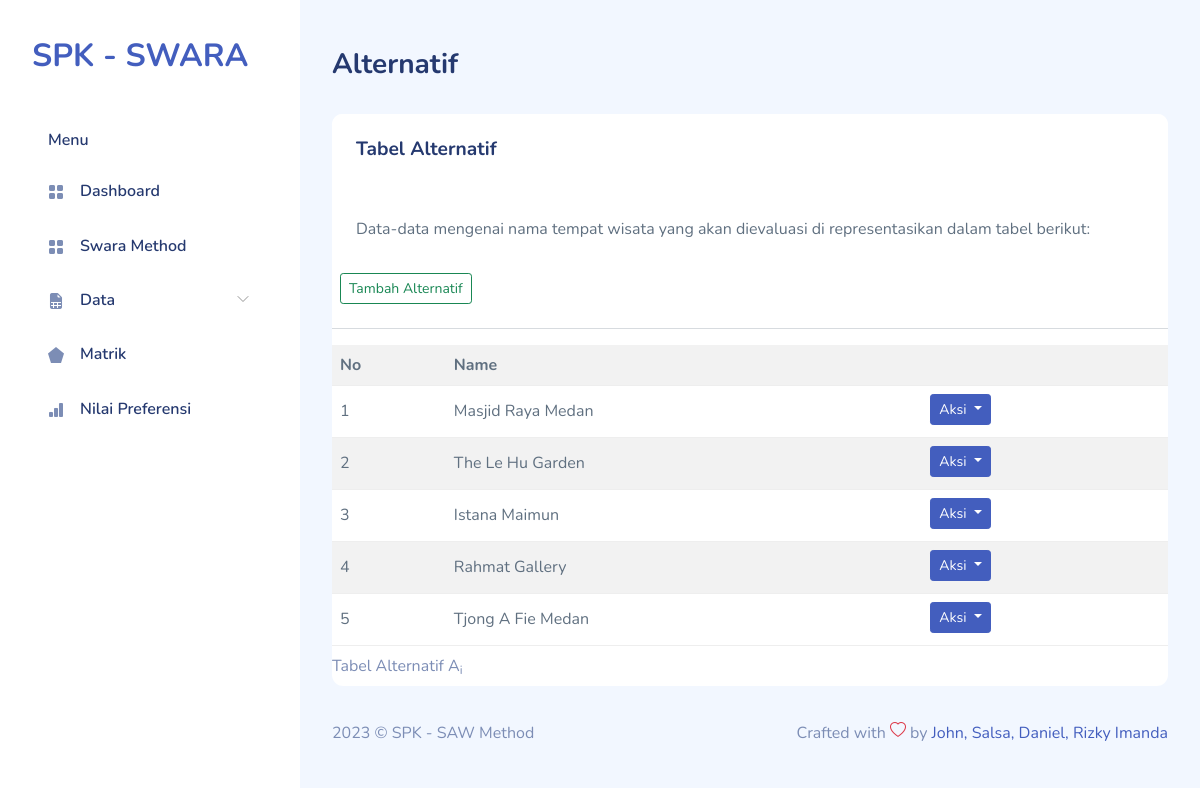
The page /alternatif.php on the database its author committed.
### tables this page shows
CREATE TABLE `saw_alternatives` (
  `id_alternative` smallint(5) UNSIGNED NOT NULL,
  `name` varchar(30) NOT NULL
);

### alternatif.php (the view, shortened to what this page needs)
<!DOCTYPE html>
<html lang="en">
<?php
require "layout/head.php";
require "include/conn.php";
?>
<body>
    <div id="app">
        <?php require "layout/sidebar.php";?>
        <div id="main">
            <div class="page-heading">
                <h3>Alternatif</h3>
            </div>
            <div class="page-content">
                <section class="row">
                    <div class="col-12">
                        <div class="card">
                            <div class="card-header">
                                <h4 class="card-title">Tabel Alternatif</h4>
                            </div>
                            <div class="card-content">
                                <div class="card-body">
                                    <p class="card-text">
                                        Data-data mengenai nama tempat wisata yang akan dievaluasi di representasikan
                                        dalam
                                        tabel berikut:
                                    </p>
                                </div>
                                <button type="button" class="btn btn-outline-success btn-sm m-2" data-bs-toggle="modal"
                                    data-bs-target="#inlineForm">
                                    Tambah Alternatif
                                </button>
                                <hr>
                                <div class="table-responsive">
                                    <table class="table table-striped mb-0">
                                        <caption>
                                            Tabel Alternatif A<sub>i</sub>
                                        </caption>
                                        <tr>
                                            <th>No</th>
                                            <th colspan="2">Name</th>
                                        </tr>
                                        <?php
$sql = 'SELECT id_alternative,name FROM saw_alternatives';
$result = $db->query($sql);
$i = 0;
while ($row = $result->fetch_object()) {
    echo "<tr>
        <td class='right'>" . (++$i) . "</td>
        <td class='center'>{$row->name}</td>
        <td>
        <div class='btn-group mb-1'>
        <div class='dropdown'>
            <button class='btn btn-primary dropdown-toggle me-1 btn-sm' type='button'
                id='dropdownMenuButton' data-bs-toggle='dropdown'
                aria-haspopup='true' aria-expanded='false'>
                Aksi
            </button>
            <div class='dropdown-menu' aria-labelledby='dropdownMenuButton'>
                <a class='dropdown-item' href='alternatif-edit.php?id={$row->id_alternative}'>Edit</a>
                <a class='dropdown-item' href='alternatif-hapus.php?id={$row->id_alternative}'>Hapus</a>
            </div>
        </div>
    </div>
        </td>
      </tr>\n";
}
?>
                                    </table>
                                </div>
                            </div>
                        </div>
                    </div>
                </section>
            </div>
            <?php require "layout/footer.php";?>
        </div>
    </div>
</body>
</html>

### assets/css/app.css (style rules this page uses)
.btn.btn-danger,.btn.btn-info,.btn.btn-primary,.btn.btn-secondary,.btn.btn-success,.btn.btn-warning { color:#fff }
.card { margin-bottom:2.2rem;border:none }
.card .card-header { border:none }
.card .card-header h4 { font-size:1.2rem;font-weight:700 }
.card .card-content { position:relative }
.card .card-title { font-size:1.2rem }
.card .card-body { padding:1.5rem }
.dropdown-toggle:after { color:#fff }
.dataTable-table td,.dataTable-table thead th,.table td,.table thead th { vertical-align:middle }
#main { margin-left:300px;padding:2rem }
.page-heading { margin:0 0 2rem }
.page-heading h3 { font-weight:700 }

### rows shown on the page
saw_alternatives: name "Masjid Raya Medan"
saw_alternatives: name "The Le Hu Garden"
saw_alternatives: name "Istana Maimun"
saw_alternatives: name "Rahmat Gallery"
saw_alternatives: name "Tjong A Fie Medan"
